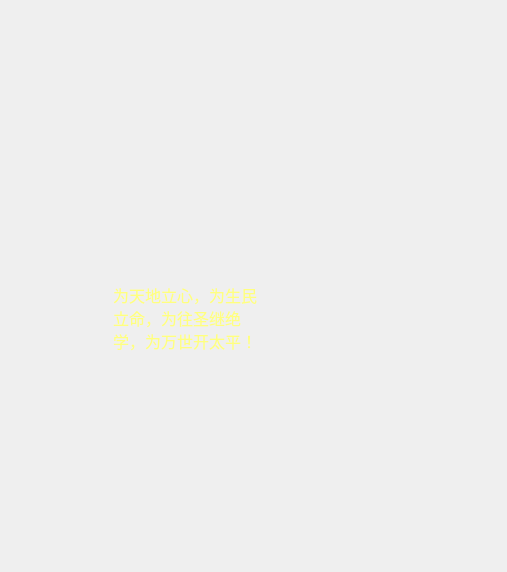
<?xml version="1.0" encoding="UTF-8"?>
<ui version="4.0">
 <class>MainWindow</class>
 <widget class="QMainWindow" name="MainWindow">
  <property name="geometry">
   <rect>
    <x>0</x>
    <y>0</y>
    <width>507</width>
    <height>572</height>
   </rect>
  </property>
  <property name="contextMenuPolicy">
   <enum>Qt::ActionsContextMenu</enum>
  </property>
  <property name="windowTitle">
   <string>MainWindow</string>
  </property>
  <property name="windowIcon">
   <iconset>
    <normaloff>素材/王3.png</normaloff>素材/王3.png</iconset>
  </property>
  <widget class="QWidget" name="centralwidget">
   <layout class="QGridLayout" name="gridLayout">
    <item row="0" column="0">
     <widget class="QWidget" name="widget" native="true">
      <widget class="QLabel" name="label">
       <property name="geometry">
        <rect>
         <x>210</x>
         <y>10</y>
         <width>250</width>
         <height>400</height>
        </rect>
       </property>
       <property name="focusPolicy">
        <enum>Qt::NoFocus</enum>
       </property>
       <property name="contextMenuPolicy">
        <enum>Qt::ActionsContextMenu</enum>
       </property>
       <property name="text">
        <string/>
       </property>
       <property name="pixmap">
        <pixmap>王3.png</pixmap>
       </property>
       <property name="scaledContents">
        <bool>true</bool>
       </property>
      </widget>
      <widget class="QLabel" name="label_2">
       <property name="geometry">
        <rect>
         <x>20</x>
         <y>210</y>
         <width>301</width>
         <height>271</height>
        </rect>
       </property>
       <property name="font">
        <font>
         <pointsize>12</pointsize>
        </font>
       </property>
       <property name="focusPolicy">
        <enum>Qt::NoFocus</enum>
       </property>
       <property name="contextMenuPolicy">
        <enum>Qt::ActionsContextMenu</enum>
       </property>
       <property name="frameShape">
        <enum>QFrame::NoFrame</enum>
       </property>
       <property name="lineWidth">
        <number>0</number>
       </property>
       <property name="text">
        <string/>
       </property>
       <property name="textFormat">
        <enum>Qt::AutoText</enum>
       </property>
       <property name="pixmap">
        <pixmap>心.png</pixmap>
       </property>
       <property name="scaledContents">
        <bool>true</bool>
       </property>
       <property name="wordWrap">
        <bool>false</bool>
       </property>
       <property name="textInteractionFlags">
        <set>Qt::LinksAccessibleByMouse</set>
       </property>
       <property name="buddy">
        <cstring></cstring>
       </property>
      </widget>
      <widget class="QTextEdit" name="textEdit">
       <property name="geometry">
        <rect>
         <x>100</x>
         <y>270</y>
         <width>161</width>
         <height>131</height>
        </rect>
       </property>
       <property name="font">
        <font>
         <family>华文新魏</family>
         <pointsize>12</pointsize>
        </font>
       </property>
       <property name="mouseTracking">
        <bool>false</bool>
       </property>
       <property name="focusPolicy">
        <enum>Qt::ClickFocus</enum>
       </property>
       <property name="contextMenuPolicy">
        <enum>Qt::ActionsContextMenu</enum>
       </property>
       <property name="styleSheet">
        <string notr="true">background-color: rgba(0,0,0,0);
color: rgb(255, 255, 127);</string>
       </property>
       <property name="frameShape">
        <enum>QFrame::NoFrame</enum>
       </property>
       <property name="tabChangesFocus">
        <bool>true</bool>
       </property>
       <property name="html">
        <string>&lt;!DOCTYPE HTML PUBLIC &quot;-//W3C//DTD HTML 4.0//EN&quot; &quot;http://www.w3.org/TR/REC-html40/strict.dtd&quot;&gt;
&lt;html&gt;&lt;head&gt;&lt;meta name=&quot;qrichtext&quot; content=&quot;1&quot; /&gt;&lt;style type=&quot;text/css&quot;&gt;
p, li { white-space: pre-wrap; }
&lt;/style&gt;&lt;/head&gt;&lt;body style=&quot; font-family:'华文新魏'; font-size:12pt; font-weight:400; font-style:normal;&quot;&gt;
&lt;p style=&quot; margin-top:0px; margin-bottom:0px; margin-left:0px; margin-right:0px; -qt-block-indent:0; text-indent:0px;&quot;&gt;为天地立心，为生民立命，为往圣继绝学，为万世开太平！&lt;/p&gt;&lt;/body&gt;&lt;/html&gt;</string>
       </property>
       <property name="placeholderText">
        <string>这里可以填写备忘的哦</string>
       </property>
      </widget>
     </widget>
    </item>
   </layout>
  </widget>
  <action name="closeui">
   <property name="icon">
    <iconset>
     <normaloff>关  闭.png</normaloff>关  闭.png</iconset>
   </property>
   <property name="text">
    <string>关闭</string>
   </property>
   <property name="shortcut">
    <string>Ctrl+1</string>
   </property>
  </action>
  <action name="ontop">
   <property name="checkable">
    <bool>true</bool>
   </property>
   <property name="icon">
    <iconset>
     <normaloff>固定.png</normaloff>固定.png</iconset>
   </property>
   <property name="text">
    <string>置顶</string>
   </property>
  </action>
  <action name="set">
   <property name="icon">
    <iconset>
     <normaloff>设置.png</normaloff>设置.png</iconset>
   </property>
   <property name="text">
    <string>设置</string>
   </property>
   <property name="shortcut">
    <string>Ctrl+2</string>
   </property>
  </action>
 </widget>
 <resources/>
 <connections>
  <connection>
   <sender>closeui</sender>
   <signal>triggered(bool)</signal>
   <receiver>MainWindow</receiver>
   <slot>close()</slot>
   <hints>
    <hint type="sourcelabel">
     <x>-1</x>
     <y>-1</y>
    </hint>
    <hint type="destinationlabel">
     <x>222</x>
     <y>318</y>
    </hint>
   </hints>
  </connection>
  <connection>
   <sender>ontop</sender>
   <signal>triggered(bool)</signal>
   <receiver>MainWindow</receiver>
   <slot>WinOnTop(bool)</slot>
   <hints>
    <hint type="sourcelabel">
     <x>-1</x>
     <y>-1</y>
    </hint>
    <hint type="destinationlabel">
     <x>190</x>
     <y>243</y>
    </hint>
   </hints>
  </connection>
  <connection>
   <sender>set</sender>
   <signal>triggered()</signal>
   <receiver>MainWindow</receiver>
   <slot>SetPattern()</slot>
   <hints>
    <hint type="sourcelabel">
     <x>-1</x>
     <y>-1</y>
    </hint>
    <hint type="destinationlabel">
     <x>253</x>
     <y>241</y>
    </hint>
   </hints>
  </connection>
 </connections>
 <slots>
  <slot>WinOnTop(bool)</slot>
  <slot>SetPattern()</slot>
 </slots>
</ui>
